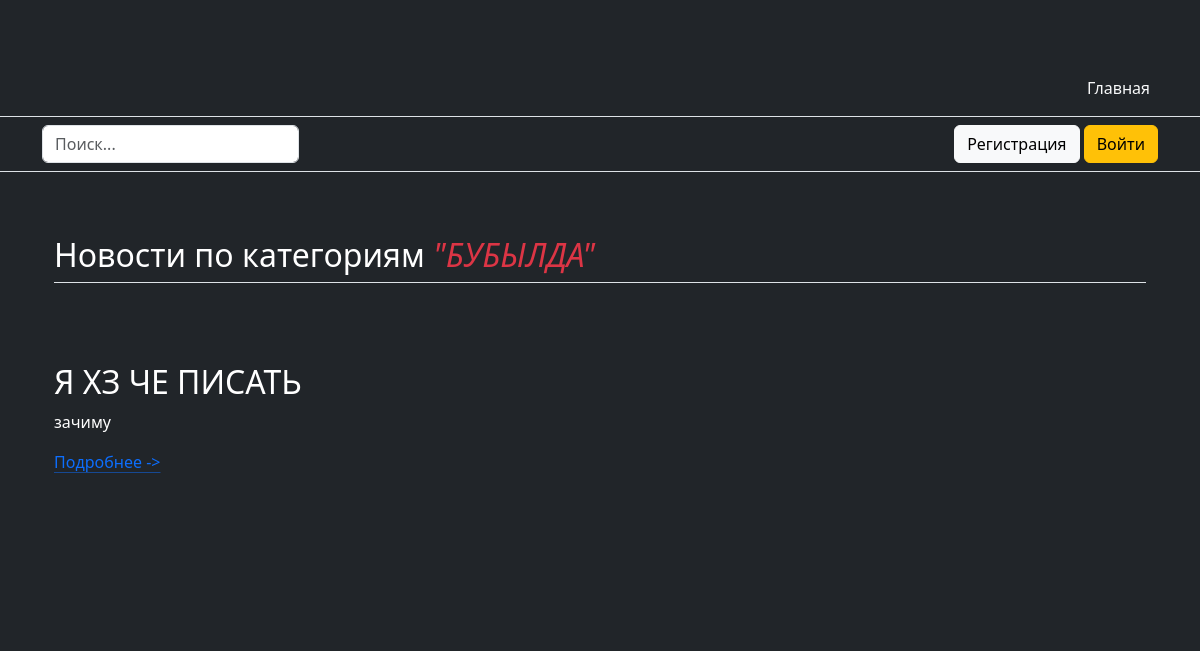
Before: /category/2 with the older database file.
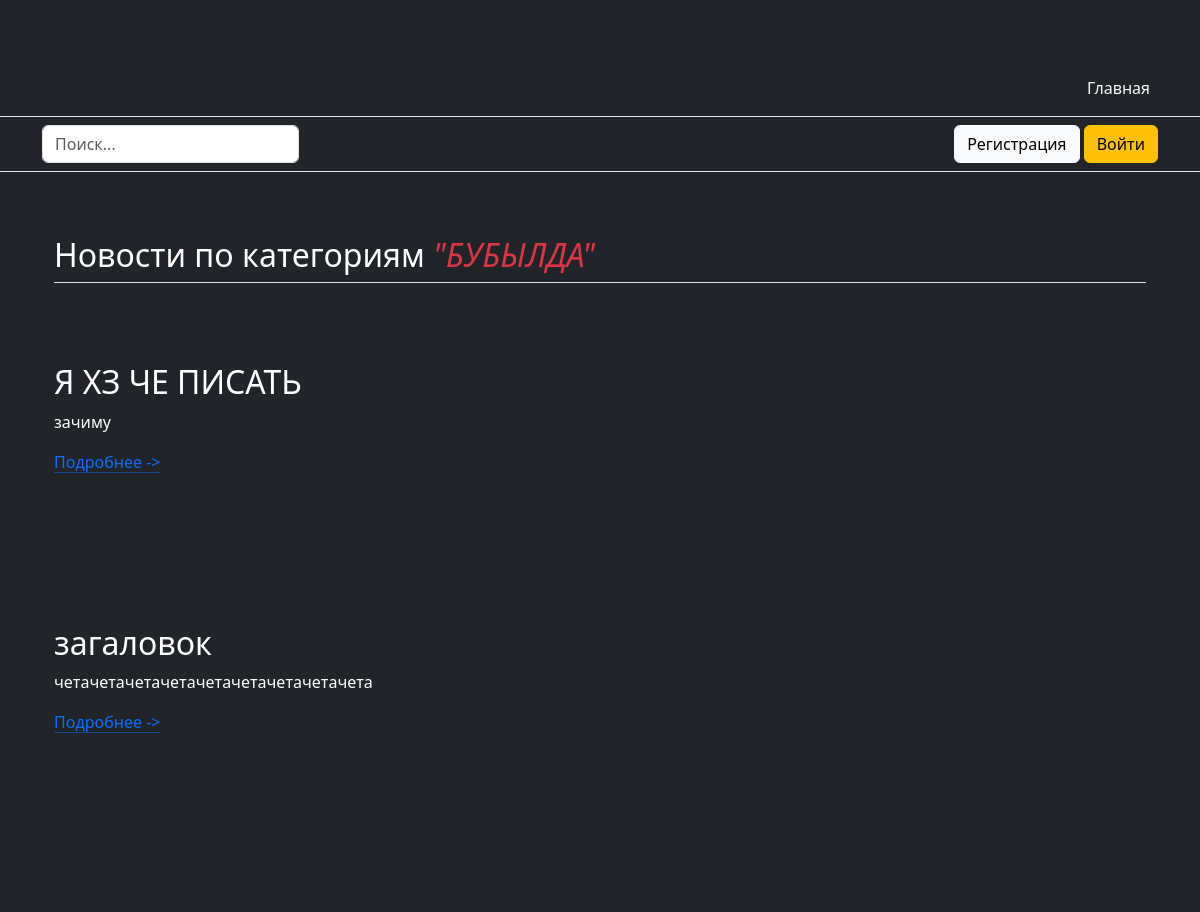
After: the same page with the newer database file.
### app/models.py (models this page shows)
class News(models.Model):
    title_name = models.CharField(max_length=100, verbose_name='Заголовок')
    news_text = models.TextField('Опишите новость')
    news_category = models.ForeignKey(Category, on_delete=models.CASCADE)
    news_video = models.FileField(upload_to='', verbose_name='Видео', default='')
    add_data = models.DateTimeField(auto_now_add=True)
    class Meta:
        verbose_name = 'Новость'
        verbose_name_plural = 'Новости'
    def __str__(self):
        return  self.title_name

### app/views.py (the view)
# urls.py: path('category/<int:pk>', views.category_page),
def category_page(request, pk):
    category = Category.objects.get(pk=pk)
    news = News.objects.filter(news_category=category)
    context = {
        'category': category,
        'new': news
    }
    return render(request, 'category.html', context)

### app/models.py (called while the page is built)
    def __str__(self):
        return self.category_name

### app/templates/category.html (shortened to what this page needs)
<!DOCTYPE html>
<html lang="ru">
<head>
    <link href="https://cdn.jsdelivr.net/npm/bootstrap@5.3.8/dist/css/bootstrap.min.css" rel="stylesheet"
>
</head>
<body class="bg bg-dark text-white">
<header>
    <div class="px-3 py-2 text-bg-white border-bottom">
        <div class="container">
            <div class="d-flex flex-wrap align-items-center justify-content-center justify-content-lg-start"><a href="/"
                                                                                                                class="d-flex align-items-center my-2 my-lg-0 me-lg-auto text-white text-decoration-none">
                <svg class="bi me-2" width="40" height="32" role="img" aria-label="Bootstrap">
                    <use xlink:href="#bootstrap"></use>
                </svg>
            </a>
                <ul class="nav col-12 col-lg-auto my-2 justify-content-center my-md-0 text-small">
                    <li><a href="#" class="nav-link text-secondary">
                        <svg class="bi d-block mx-auto mb-1" width="24" height="24" aria-hidden="true">
                            <use xlink:href="/"></use>
                        </svg>
                        <ul class="nav col-12 col-lg-auto me-lg-auto mb-2 justify-content-center mb-md-0">
                            <li><a href="/" class="nav-link px-2 text-light">Главная</a></li>
                        </ul>
                    </a></li>
                </ul>
            </div>
        </div>
    </div>
    <div class="px-3 py-2 border-bottom mb-3">
        <div class="container d-flex flex-wrap justify-content-center">
            <form action="/search" class="col-12 col-lg-auto mb-2 mb-lg-0 me-lg-auto" role="search" method="post">
                <input type="search"
                       name="search-news"
                       class="form-control"
                       placeholder="Поиск..."
                       aria-label="Search">
            </form>
            {% if user.is_authenticated %}
            <div class="text-end">
                <a href="/logout" class="btn btn-warning">  Выйти </a>
            </div>
            {% else %}
            <div>
                <a href="/register"  class="btn btn-light"> Регистрация </a>
                <a href="/accounts/login" class="btn btn-warning"> Войти </a>
            </div>
            {% endif %}
        </div>
    </div>
</header>
<div class="container px-4 py-5" id="featured-3">
    <h2 class="pb-2 border-bottom">Новости по категориям <i class="text-danger">"{{ category }}"</i></h2>
    <div class="row g-4 py-5 row-cols-1 row-cols-lg-3">
        <div class="feature col">
            {% for n in new %}
            <h3 class="fs-2 text-body-white">{{ n }}</h3>
            <p>{{ n.news_text }}</p>
            <a href="/new/{{ n.id }}" class="icon-link">Подробнее -></a>
            <svg class="bi" aria-hidden="true">
                <use xlink:href="#chevron-right"></use>
            </svg>
            {% endfor %}
        </div>
</body>
</html>

Changed rows visible on the page:
added News: title_name "загаловок", news_text "четачетачетачетачетачетачетачетачета"
